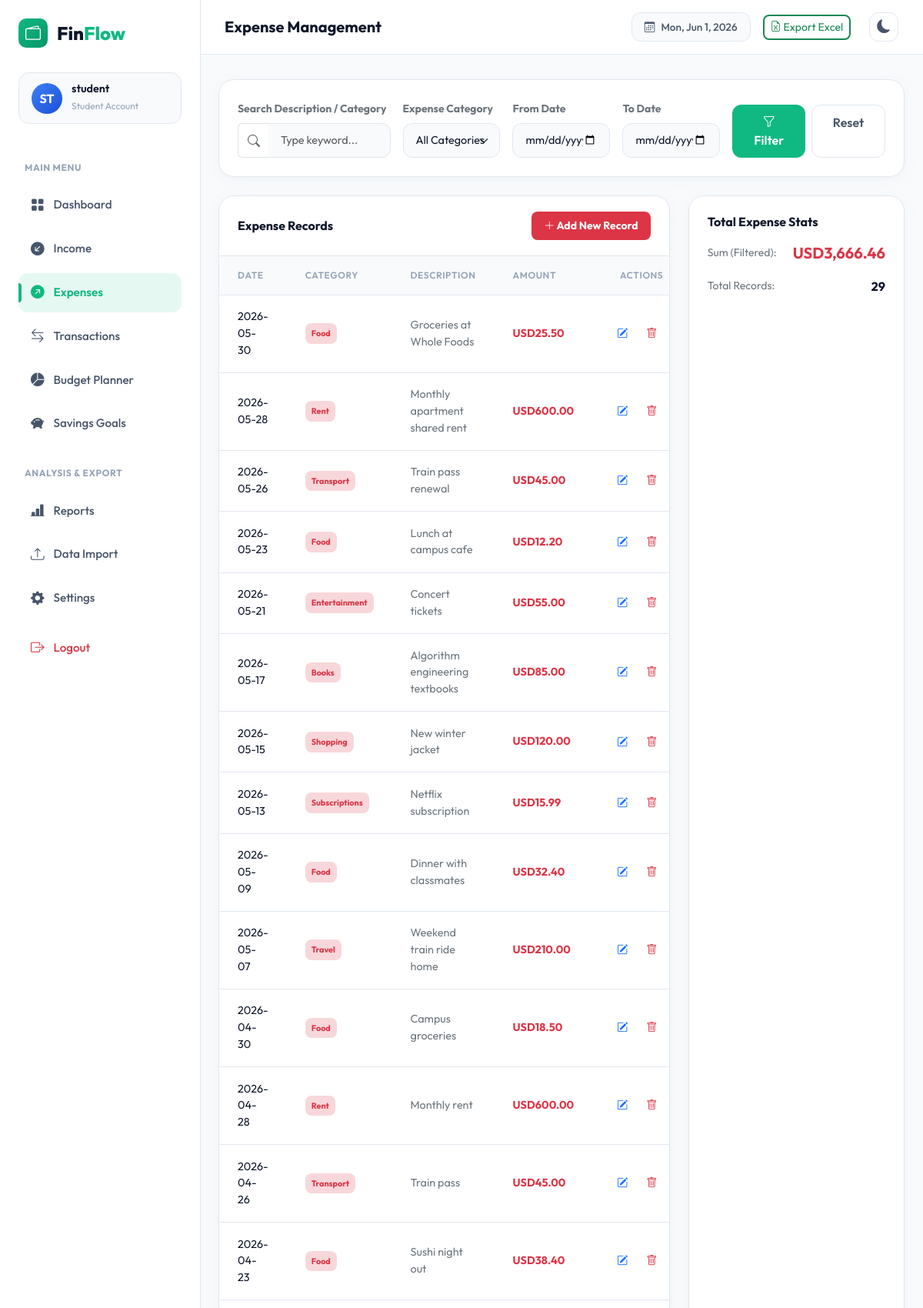
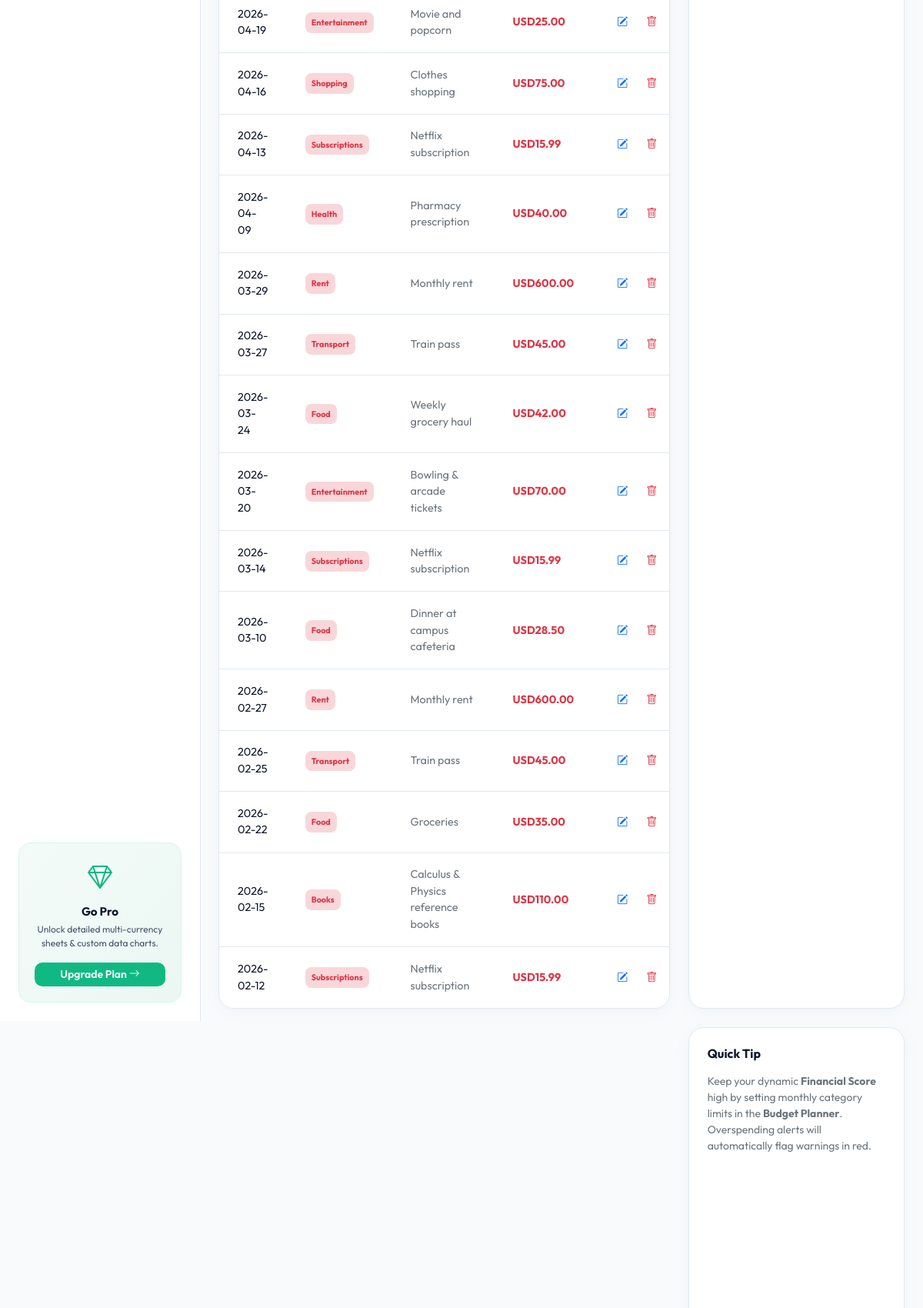
Page /expense (signed in, upper part) on the committed database (2 pictures, top to bottom).
### database/models.py (models this page shows, shortened)
class User(db.Model):
    __tablename__ = 'user'
    id = db.Column(db.Integer, primary_key=True)
    username = db.Column(db.String(100), unique=True, nullable=False)
    email = db.Column(db.String(120), unique=True, nullable=False)
    password_hash = db.Column(db.String(256), nullable=False)
    incomes = db.relationship('Income', backref='user', lazy=True, cascade="all, delete-orphan")
    expenses = db.relationship('Expense', backref='user', lazy=True, cascade="all, delete-orphan")
    budgets = db.relationship('Budget', backref='user', lazy=True, cascade="all, delete-orphan")
    savings_goals = db.relationship('SavingsGoal', backref='user', lazy=True, cascade="all, delete-orphan")
    settings = db.relationship('Settings', backref='user', uselist=False, lazy=True, cascade="all, delete-orphan")

class Expense(db.Model):
    __tablename__ = 'expense'
    id = db.Column(db.Integer, primary_key=True)
    user_id = db.Column(db.Integer, db.ForeignKey('user.id'), nullable=False)
    date = db.Column(db.Date, nullable=False, default=datetime.utcnow)
    category = db.Column(db.String(100), nullable=False)  # Food, Transport, Rent, Education, Books, Shopping, Entertainment, Health, Travel, Subscriptions, Other
    amount = db.Column(db.Float, nullable=False)
    description = db.Column(db.Text, nullable=True)

class Settings(db.Model):
    __tablename__ = 'settings'
    id = db.Column(db.Integer, primary_key=True)
    user_id = db.Column(db.Integer, db.ForeignKey('user.id'), nullable=False)
    currency = db.Column(db.String(10), nullable=False, default='USD')
    theme = db.Column(db.String(10), nullable=False, default='light')
    export_preference = db.Column(db.String(20), nullable=False, default='excel')
    is_premium = db.Column(db.Boolean, default=False, nullable=False)

### routes/expense.py (the view)
@expense_bp.route('/expense', methods=['GET'])
def list_expense():
    settings = get_current_settings()
    search_query = request.args.get('search', '')
    category_filter = request.args.get('category', '')
    start_date = request.args.get('start_date', '')
    end_date = request.args.get('end_date', '')
    query = Expense.query.filter_by(user_id=session['user_id'])
    if search_query:
        query = query.filter(Expense.description.like(f"%{search_query}%") | Expense.category.like(f"%{search_query}%"))
    if category_filter:
        query = query.filter(Expense.category == category_filter)
    if start_date:
        try:
            start_dt = datetime.strptime(start_date, '%Y-%m-%d').date()
            query = query.filter(Expense.date >= start_dt)
        except ValueError:
            pass
    if end_date:
        try:
            end_dt = datetime.strptime(end_date, '%Y-%m-%d').date()
            query = query.filter(Expense.date <= end_dt)
        except ValueError:
            pass
    expenses = query.order_by(Expense.date.desc(), Expense.id.desc()).all()
    categories = ["Food", "Transport", "Rent", "Education", "Books", "Shopping", "Entertainment", "Health", "Travel", "Subscriptions", "Other"]
    return render_template(
        'expense.html',
        expenses=expenses,
        categories=categories,
        settings=settings,
        search=search_query,
        selected_category=category_filter,
        start_date=start_date,
        end_date=end_date
    )

### templates/expense.html (shortened to what this page needs)
{% extends 'base.html' %}
{% block page_title %}Expense Management{% endblock %}
{% block content %}
<div class="animate-fade-in">
    <div class="stat-card mb-4">
        <form action="{{ url_for('expense.list_expense') }}" method="GET" class="row g-3 align-items-end">
            <div class="col-lg-3 col-md-6">
                <label for="search" class="form-label small fw-bold text-secondary">Search Description / Category</label>
                <div class="input-group">
                    <span class="input-group-text bg-transparent border-end-0"><i class="bi bi-search text-muted"></i></span>
                    <input type="text" name="search" id="search" class="form-control border-start-0" placeholder="Type keyword..." value="{{ search }}">
                </div>
            </div>
            <div class="col-lg-2 col-md-6">
                <label for="category" class="form-label small fw-bold text-secondary">Expense Category</label>
                <select name="category" id="category" class="form-select">
                    <option value="">All Categories</option>
                </select>
            </div>
            <div class="col-lg-2 col-md-6">
                <label for="start_date" class="form-label small fw-bold text-secondary">From Date</label>
                <input type="date" name="start_date" id="start_date" class="form-control" value="{{ start_date }}">
            </div>
            <div class="col-lg-2 col-md-6">
                <label for="end_date" class="form-label small fw-bold text-secondary">To Date</label>
                <input type="date" name="end_date" id="end_date" class="form-control" value="{{ end_date }}">
            </div>
            <div class="col-lg-3 col-md-12 d-flex gap-2">
                <button type="submit" class="btn btn-primary-custom w-100"><i class="bi bi-funnel"></i> Filter</button>
                <a href="{{ url_for('expense.list_expense') }}" class="btn btn-outline-custom w-100">Reset</a>
            </div>
        </form>
    </div>
    <div class="row g-4">
        <div class="col-lg-8">
            <div class="custom-table-card">
                <div class="custom-card-header">
                    <h6 class="m-0 fw-bold">Expense Records</h6>
                    <button class="btn btn-danger bg-danger border-0 px-3 py-2 rounded-3 text-white fw-bold btn-sm" data-bs-toggle="modal" data-bs-target="#addExpenseModal">
                        <i class="bi bi-plus-lg"></i> Add New Record
                    </button>
                </div>
                <div class="table-responsive">
                    <table class="table custom-table">
                        <thead>
                            <tr>
                                <th>Date</th>
                                <th>Category</th>
                                <th>Description</th>
                                <th>Amount</th>
                                <th class="text-end">Actions</th>
                            </tr>
                        </thead>
                        <tbody>
                            {% if expenses %}
                                {% for exp in expenses %}
                                <tr>
                                    <td>{{ exp.date.strftime('%Y-%m-%d') }}</td>
                                    <td><span class="badge bg-danger-subtle text-danger p-2 rounded-3 fs-7">{{ exp.category }}</span></td>
                                    <td class="text-secondary">{{ exp.description or '-' }}</td>
                                    <td class="fw-bold text-danger">{{ settings.currency if settings else '$' }}{{ "{:,.2f}".format(exp.amount) }}</td>
                                    <td class="text-end">
                                        <div class="d-inline-flex gap-2">
                                            <button class="btn btn-sm btn-outline-primary border-0 rounded-3"
                                                    data-bs-toggle="modal"
                                                    data-bs-target="#editExpenseModal"
                                                    data-id="{{ exp.id }}"
                                                    data-date="{{ exp.date.strftime('%Y-%m-%d') }}"
                                                    data-category="{{ exp.category }}"
                                                    data-amount="{{ exp.amount }}"
                                                    data-description="{{ exp.description or '' }}">
                                                <i class="bi bi-pencil-square"></i>
                                            </button>
                                            <form action="{{ url_for('expense.delete_expense', id=exp.id) }}" method="POST" class="m-0" onsubmit="return confirm('Are you sure you want to delete this record?');">
                                                <button type="submit" class="btn btn-sm btn-outline-danger border-0 rounded-3">
                                                    <i class="bi bi-trash"></i>
                                                </button>
                                            </form>
                                        </div>
                                    </td>
                                </tr>
                                {% endfor %}
                            {% else %}
                                <tr>
                                    <td colspan="5" class="text-center py-4 text-secondary">
                                        No expense records found matching your filters.
                                    </td>
                                </tr>
                            {% endif %}
                        </tbody>
                    </table>
                </div>
            </div>
        </div>
        <div class="col-lg-4">
            <div class="stat-card mb-4">
                <h6 class="m-0 fw-bold mb-3">Total Expense Stats</h6>
                <div class="d-flex justify-content-between align-items-center mb-3">
                    <span class="text-secondary small">Sum (Filtered):</span>
                    <span class="fw-bold text-danger fs-5">
                        {{ settings.currency if settings else '$' }}{{ "{:,.2f}".format(expenses | map(attribute='amount') | sum) }}
                    </span>
                </div>
                <div class="d-flex justify-content-between align-items-center">
                    <span class="text-secondary small">Total Records:</span>
                    <span class="fw-bold">{{ expenses | length }}</span>
                </div>
            </div>
            <div class="stat-card">
                <h6 class="m-0 fw-bold mb-3">Quick Tip</h6>
                <p class="text-secondary small">
                    Keep your dynamic <strong>Financial Score</strong> high by setting monthly category limits in the <strong>Budget Planner</strong>. Overspending alerts will automatically flag warnings in red.
                </p>
            </div>
        </div>
    </div>
</div>
{% endblock %}

### templates/base.html (shortened to what this page needs)
<!DOCTYPE html>
<html lang="en" data-theme="{{ settings.theme if settings else 'light' }}">
<head>
    <link href="https://cdn.jsdelivr.net/npm/bootstrap@5.3.3/dist/css/bootstrap.min.css" rel="stylesheet">
    <link href="https://cdn.jsdelivr.net/npm/bootstrap-icons@1.11.3/font/bootstrap-icons.min.css" rel="stylesheet">
    <link rel="stylesheet" href="{{ url_for('static', filename='css/styles.css') }}">
</head>
<body>
    <div class="app-container">
        <aside class="sidebar">
            <div class="sidebar-header">
                <div class="logo-area">
                    <span class="logo-icon"><i class="bi bi-wallet2"></i></span>
                    <span class="logo-text">Fin<span>Flow</span></span>
                </div>
            </div>
            {% if current_user %}
            <div class="profile-card">
                <div class="profile-avatar">
                    <span class="avatar-placeholder">{{ current_user.username[:2].upper() }}</span>
                </div>
                <div class="profile-info">
                    <h6 class="profile-name">{{ current_user.username }}</h6>
                    <span class="profile-role">Student Account</span>
                </div>
            </div>
            {% endif %}
            <nav class="sidebar-nav">
                <div class="nav-section-title">Main Menu</div>
                <a href="{{ url_for('dashboard.home') }}" class="nav-item {% if request.path == '/' %}active{% endif %}">
                    <i class="bi bi-grid-fill"></i>
                    <span>Dashboard</span>
                </a>
                <a href="{{ url_for('income.list_income') }}" class="nav-item {% if '/income' in request.path %}active{% endif %}">
                    <i class="bi bi-arrow-down-left-circle-fill"></i>
                    <span>Income</span>
                </a>
                <a href="{{ url_for('expense.list_expense') }}" class="nav-item {% if '/expense' in request.path %}active{% endif %}">
                    <i class="bi bi-arrow-up-right-circle-fill"></i>
                    <span>Expenses</span>
                </a>
                <a href="{{ url_for('dashboard.list_transactions') }}" class="nav-item {% if '/transactions' in request.path %}active{% endif %}">
                    <i class="bi bi-arrow-left-right"></i>
                    <span>Transactions</span>
                </a>
                <a href="{{ url_for('budget.list_budget') }}" class="nav-item {% if '/budget' in request.path %}active{% endif %}">
                    <i class="bi bi-pie-chart-fill"></i>
                    <span>Budget Planner</span>
                </a>
                <a href="{{ url_for('savings.list_savings') }}" class="nav-item {% if '/savings' in request.path %}active{% endif %}">
                    <i class="bi bi-piggy-bank-fill"></i>
                    <span>Savings Goals</span>
                </a>
                <div class="nav-section-title mt-4">Analysis & Export</div>
                <a href="{{ url_for('reports.view_reports') }}" class="nav-item {% if '/reports' in request.path %}active{% endif %}">
                    <i class="bi bi-bar-chart-line-fill"></i>
                    <span>Reports</span>
                </a>
                <a href="{{ url_for('export.import_data') }}" class="nav-item {% if '/import' in request.path %}active{% endif %}">
                    <i class="bi bi-upload"></i>
                    <span>Data Import</span>
                </a>
                <a href="{{ url_for('dashboard.view_settings') }}" class="nav-item {% if '/settings' in request.path %}active{% endif %}">
                    <i class="bi bi-gear-fill"></i>
                    <span>Settings</span>
                </a>
                <a href="{{ url_for('auth.logout') }}" class="nav-item text-danger mt-2">
                    <i class="bi bi-box-arrow-right text-danger"></i>
                    <span>Logout</span>
                </a>
            </nav>
            <div class="sidebar-promo">
                <i class="bi bi-gem promo-icon"></i>
                <h5>Go Pro</h5>
                <p>Unlock detailed multi-currency sheets & custom data charts.</p>
                <a href="#" class="btn btn-promo btn-sm">Upgrade Plan <i class="bi bi-arrow-right"></i></a>
            </div>
        </aside>
        <main class="main-content">
            <header class="top-header">
                <div class="header-search">
                    <h5 class="m-0 page-title">{% block page_title %}Dashboard Overview{% endblock %}</h5>
                </div>
                <div class="header-actions">
                    <div class="date-badge d-none d-md-flex">
                        <i class="bi bi-calendar3"></i>
                        <span id="header-date">May 31, 2026</span>
                    </div>
                    <a href="{{ url_for('export.export_excel') }}" class="btn btn-sm btn-outline-success border-2 rounded-3 me-2">
                        <i class="bi bi-file-earmark-excel"></i> Export Excel
                    </a>
                    <form action="{{ url_for('dashboard.view_settings') }}" method="POST" id="theme-toggle-form" class="m-0">
                        <button type="submit" class="theme-toggle-btn" title="Toggle Light/Dark Mode">
                            {% if settings and settings.theme == 'dark' %}
                                <i class="bi bi-sun-fill"></i>
                            {% else %}
                                <i class="bi bi-moon-fill"></i>
                            {% endif %}
                        </button>
                    </form>
                </div>
            </header>
            <div class="content-body container-fluid px-4 py-3">
                {% block content %}{% endblock %}
            </div>
        </main>
    </div>
</body>
</html>

### rows in the picture
User: username "ST", username "student"
Expense: date "2026-05-30", category "Food", description "Groceries at Whole Foods", amount "25.50"
Settings: currency "USD"
Expense: date "2026-05-28", category "Rent", description "Monthly apartment shared rent", amount "600.00"
Expense: date "2026-05-26", category "Transport", description "Train pass renewal", amount "45.00"
Expense: date "2026-05-23", category "Food", description "Lunch at campus cafe", amount "12.20"
Expense: date "2026-05-21", category "Entertainment", description "Concert tickets", amount "55.00"
Expense: date "2026-05-17", category "Books", description "Algorithm engineering textbooks", amount "85.00"
Expense: date "2026-05-15", category "Shopping", description "New winter jacket", amount "120.00"
Expense: date "2026-05-13", category "Subscriptions", description "Netflix subscription", amount "15.99"
Expense: date "2026-05-09", category "Food", description "Dinner with classmates", amount "32.40"
Expense: date "2026-05-07", category "Travel", description "Weekend train ride home", amount "210.00"
Expense: date "2026-04-30", category "Food", description "Campus groceries", amount "18.50"
Expense: date "2026-04-28", category "Rent", description "Monthly rent", amount "600.00"
Expense: date "2026-04-26", category "Transport", description "Train pass", amount "45.00"
Expense: date "2026-04-23", category "Food", description "Sushi night out", amount "38.40"
Expense: date "2026-04-19", category "Entertainment", description "Movie and popcorn", amount "25.00"
Expense: date "2026-04-16", category "Shopping", description "Clothes shopping", amount "75.00"
Expense: date "2026-04-13", category "Subscriptions", description "Netflix subscription", amount "15.99"
Expense: date "2026-04-09", category "Health", description "Pharmacy prescription", amount "40.00"
Expense: date "2026-03-29", category "Rent", description "Monthly rent", amount "600.00"
Expense: date "2026-03-27", category "Transport", description "Train pass", amount "45.00"
Expense: date "2026-03-24", category "Food", description "Weekly grocery haul", amount "42.00"
Expense: date "2026-03-20", category "Entertainment", description "Bowling & arcade tickets", amount "70.00"
Expense: date "2026-03-14", category "Subscriptions", description "Netflix subscription", amount "15.99"
Expense: date "2026-03-10", category "Food", description "Dinner at campus cafeteria", amount "28.50"
Expense: date "2026-02-27", category "Rent", description "Monthly rent", amount "600.00"
Expense: date "2026-02-25", category "Transport", description "Train pass", amount "45.00"
Expense: date "2026-02-22", category "Food", description "Groceries", amount "35.00"
Expense: date "2026-02-15", category "Books", description "Calculus & Physics reference books", amount "110.00"
Expense: date "2026-02-12", category "Subscriptions", description "Netflix subscription", amount "15.99"

### other values in the picture
{{ "{:,.2f}".format(expenses | map(attribute='amount') | sum) }} "3,666.46"
{{ expenses | length }} "29"
